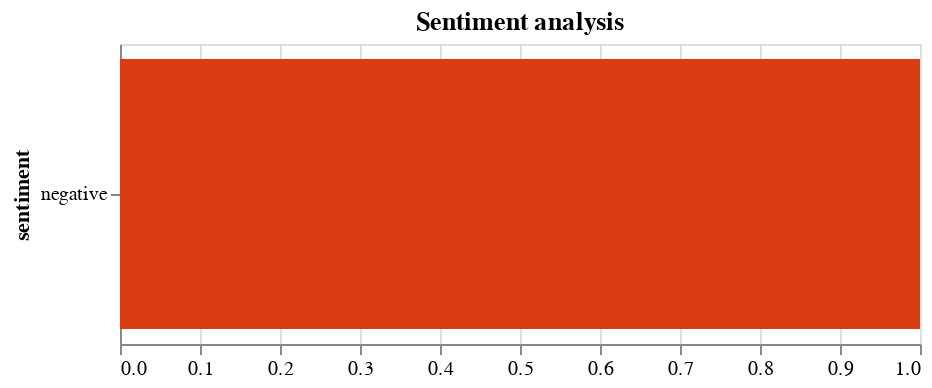

The notebook cell saved with this chart:
### Markdown cell above
### Visualize Data

### Code cell
# create data to change colors in Altair plot
domain = ['neutral', 'positive', 'negative']
range_=['#b2d8d8',"#008080", '#db3d13']


alt.Chart(df).mark_bar().encode(
    x=alt.X('count()', title=None),
    y=alt.Y('sentiment', sort="-x"),
    color= alt.Color('sentiment', legend=None, scale=alt.Scale(domain=domain, range=range_))
).properties(
    title="Sentiment analysis",
    width=400,
    height=150,
)

### Figure 1 — Vega-Lite specification as saved in the notebook (floating-point values rounded to 4 significant figures; data arrays with more than 128 entries replaced by an {"elided": "..."} marker saying what was removed)
{"config": {"view": {"continuousWidth": 400, "continuousHeight": 300}}, "data": {"name": "data-71f7341c73c9cfd512586b407e8a7ad5"}, "mark": "bar", "encoding": {"color": {"field": "sentiment", "legend": null, "scale": {"domain": ["neutral", "positive", "negative"], "range": ["#b2d8d8", "#008080", "#db3d13"]}, "type": "nominal"}, "x": {"aggregate": "count", "title": null, "type": "quantitative"}, "y": {"field": "sentiment", "sort": "-x", "type": "nominal"}}, "height": 150, "title": "Sentiment analysis", "width": 400, "$schema": "https://vega.github.io/schema/vega-lite/v4.17.0.json", "datasets": {"data-71f7341c73c9cfd512586b407e8a7ad5": [{"Unnamed: 0": 0, "Titel": "      Inside Twitter as ‘mass exodus’ of staffers throws platform’s future into uncertainty    ", "URL": "https://edition.cnn.com/2022/11/17/media/twitter-exodus-reliable-sources/index.html", "Thema": "New YorkCNN Business         —     ", "Autor": "Oliver Darcy", "Datum": "  Updated        10:35 AM EST, Fri November 18, 2022    ", "Artikeltext": "New YorkCNN Business        —          Death is in the air on Twitter.        On the platform Thursday evening, where #RIPTwitter was the top trend worldwide, users wrote what they feared might be their last posts, offering apprehensive goodbyes and listing the other (more stable) social media platforms where they can still be found.         They were reacting to the dire news emanating from inside Twitter. Scores of remaining employees at the social media company on Thursday appeared to reject owner Elon Musk’s ultimatum to work “extremely hardcore,” throwing the communications platform into utter disarray and raising serious questions about how much longer it will survive.  A version of this article first appeared in the “Reliable Sources” newsletter. Sign up for the daily digest chronicling the evolving media landscape here.      The death of Twitter would have weighty consequences, given how integral the platform is to global communications. The platform has often been compared to a digital town square. World leaders use Twitter to communicate, journalists use Twitter to newsgather, dissidents in repressive countries use Twitter to organize, celebrities and major brands use Twitter to make important announcements, and the public often uses Twitter to monitor all of it in real-time.        If the platform were to die off, or become unusable because of instability issues, no single space would immediately replace it and communications could become fractured across multiple social media websites, leading to a seismic disruption and slowdown in the flow of information.        Inside the company’s Slack, a mass resignation effectively occurred after Musk’s 5pm deadline for employees to arrive at a decision passed. Hundreds of staffers appear to have called it quits, accepting Musk’s offer to exit in exchange for three months of severance.  SpaceX owner and Tesla CEO Elon Musk speaks during a conversation with legendary game designer Todd Howard (not pictured) at the E3 gaming convention in Los Angeles, California, U.S., June 13, 2019.  Mike Blake/ReutersTwitter employees head for the exits after Elon Musk's 'extremely hardcore' work ultimatum      Employees flooded the “#social-watercooler” channel with the salute emoji, indicating that they had chosen not to sign Musk’s pledge. A similar series of events unfolded in the Slack channel earlier this month as Musk eliminated roughly 50% of the company’s then 7,500-person workforce.        A former Twitter executive, who recently exited the company, described the situation as a “mass exodus.” Asked about the situation, the former executive said, “Elon is finding out that he can’t bully top senior talent. They have lots of options and won’t put up with his antics.”        “They will struggle just to keep the lights on,” the former executive added.        That assessment was universally shared by the other half dozen current and former employees on Thursday. It was already bad enough after Musk executed mass layoffs at the company earlier this month. So bad that Twitter asked some of the people it had let go to come back just days later. The state-of-play has only become more dire since then.        In fact, Twitter management was in panic mode hours before the deadline passed, people familiar with the matter said, explaining that senior leaders were “scrambling” to convince talent to stay at the company.        Musk himself seemed to finally realize the grim state of affairs, sending an all-staff email relaxing his previously uncompromising anti-remote work position. “Regarding remote work, all that is required for approval is that your manager takes responsibility for ensuring that you are making an excellent contribution,” Musk said in the email.        It didn’t appear to do much good.         Two employees who had decided to reject Musk’s ultimatum on Thursday were quite clear in why they were doing so. “I don’t want to stick around to build a product that’s being poisoned from the inside and out,” one said, adding later that he felt good about making a decision “in line with what I stand for.”        A recently laid off employee who remains in touch with former coworkers said, “People don’t want to sacrifice their mental health and family lives to make the richest man in the world richer.”        And Twitter seemed to grasp the mess on its hands Thursday evening, sending an email to staff notifying them it has once again shuttered all of its offices and suspended employee badge access, presumably to protect its systems and data.        Twitter’s already decimated communications department didn’t respond to requests for comment. But Musk nodded to the situation in a tweet.        “How do you make a small fortune in social media?” Musk asked. “Start out with a large one.”  ", "Artikeltext_lower": "new yorkcnn business        —          death is in the air on twitter.        on the platform thursday evening, where #riptwitter was the top trend worldwide, users wrote what they feared might be their last posts, offering apprehensive goodbyes and listing the other (more stable) social media platforms where they can still be found.         they were reacting to the dire news emanating from inside twitter. scores of remaining employees at the social media company on thursday appeared to reject owner elon musk’s ultimatum to work “extremely hardcore,” throwing the communications platform into utter disarray and raising serious questions about how much longer it will survive.  a version of this article first appeared in the “reliable sources” newsletter. sign up for the daily digest chronicling the evolving media landscape here.      the death of twitter would have weighty consequences, given how integral the platform is to global communications. the platform has often been compared to a digital town square. world leaders use twitter to communicate, journalists use twitter to newsgather, dissidents in repressive countries use twitter to organize, celebrities and major brands use twitter to make important announcements, and the public often uses twitter to monitor all of it in real-time.        if the platform were to die off, or become unusable because of instability issues, no single space would immediately replace it and communications could become fractured across multiple social media websites, leading to a seismic disruption and slowdown in the flow of information.        inside the company’s slack, a mass resignation effectively occurred after musk’s 5pm deadline for employees to arrive at a decision passed. hundreds of staffers appear to have called it quits, accepting musk’s offer to exit in exchange for three months of severance.  spacex owner and tesla ceo elon musk speaks during a conversation with legendary game designer todd howard (not pictured) at the e3 gaming convention in los angeles, california, u.s., june 13, 2019.  mike blake/reuterstwitter employees head for the exits after elon musk's 'extremely hardcore' work ultimatum      employees flooded the “#social-watercooler” channel with the salute emoji, indicating that they had chosen not to sign musk’s pledge. a similar series of events unfolded in the slack channel earlier this month as musk eliminated roughly 50% of the company’s then 7,500-person workforce.        a former twitter executive, who recently exited the company, described the situation as a “mass exodus.” asked about the situation, the former executive said, “elon is finding out that he can’t bully top senior talent. they have lots of options and won’t put up with his antics.”        “they will struggle just to keep the lights on,” the former executive added.        that assessment was universally shared by the other half dozen current and former employees on thursday. it was already bad enough after musk executed mass layoffs at the company earlier this month. so bad that twitter asked some of the people it had let go to come back just days later. the state-of-play has only become more dire since then.        in fact, twitter management was in panic mode hours before the deadline passed, people familiar with the matter said, explaining that senior leaders were “scrambling” to convince talent to stay at the company.        musk himself seemed to finally realize the grim state of affairs, sending an all-staff email relaxing his previously uncompromising anti-remote work position. “regarding remote work, all that is required for approval is that your manager takes responsibility for ensuring that you are making an excellent contribution,” musk said in the email.        it didn’t appear to do much good.         two employees who had decided to reject musk’s ultimatum on thursday were quite clear in why they were doing so. “i don’t want to stick around to build a product that’s being poisoned from the inside and out,” one said, adding later that he felt good about making a decision “in line with what i stand for.”        a recently laid off employee who remains in touch with former coworkers said, “people don’t want to sacrifice their mental health and family lives to make the richest man in the world richer.”        and twitter seemed to grasp the mess on its hands thursday evening, sending an email to staff notifying them it has once again shuttered all of its offices and suspended employee badge access, presumably to protect its systems and data.        twitter’s already decimated communications department didn’t respond to requests for comment. but musk nodded to the situation in a tweet.        “how do you make a small fortune in social media?” musk asked. “start out with a large one.”  ", "Artikeltext_token": {"elided": "774 str values"}, "Artikeltext_token_s": {"elided": "448 str values"}, "Artikeltext_si": "new business death air twitter platform thursday evening riptwitter top trend worldwide users wrote feared might last posts offering apprehensive goodbyes listing stable social media platforms still found reacting dire news emanating inside twitter scores remaining employees social media company thursday appeared reject owner elon musk ultimatum work extremely hardcore throwing communications platform utter disarray raising serious questions much longer survive version article first appeared reliable sources newsletter sign daily digest chronicling evolving media landscape death twitter would weighty consequences given integral platform global communications platform often compared digital town square world leaders use twitter communicate journalists use twitter newsgather dissidents repressive countries use twitter organize celebrities major brands use twitter make important announcements public often uses twitter monitor real time platform die become unusable instability issues single space would immediately replace communications could become fractured across multiple social media websites leading seismic disruption slowdown flow information inside company slack mass resignation effectively occurred musk 5pm deadline employees arrive decision passed hundreds staffers appear called quits accepting musk offer exit exchange three months severance spacex owner tesla ceo elon musk speaks conversation legendary game designer todd howard pictured gaming convention los angeles california june 2019 mike blake reuterstwitter employees head exits elon musk extremely hardcore work ultimatum employees flooded social watercooler channel salute emoji indicating chosen sign musk pledge similar series events unfolded slack channel earlier month musk eliminated roughly company 500 person workforce former twitter executive recently exited company described situation mass exodus asked situation former executive said elon finding bully top senior talent lots options put antics struggle keep lights former executive added assessment universally shared half dozen current former employees thursday already bad enough musk executed mass layoffs company earlier month bad twitter asked people let come back days later state play become dire since fact twitter management panic mode hours deadline passed people familiar matter said explaining senior leaders scrambling convince talent stay company musk seemed finally realize grim state affairs sending staff email relaxing previously uncompromising anti remote work position regarding remote work required approval manager takes responsibility ensuring making excellent contribution musk said email appear much good two employees decided reject musk ultimatum thursday quite clear want stick around build product poisoned inside one said adding later felt good making decision line stand recently laid employee remains touch former coworkers said people want sacrifice mental health family lives make richest man world richer twitter seemed grasp mess hands thursday evening sending email staff notifying shuttered offices suspended employee badge access presumably protect systems data twitter already decimated communications department respond requests comment musk nodded situation tweet make small fortune social media musk asked start large one", "Artikeltext_sil": "new business death air twitter platform thursday evening riptwitter top trend worldwide users wrote feared might last posts offering apprehensive goodbyes listing stable social media platforms still found reacting dire news emanating inside twitter scores remaining employees social media company thursday appeared reject owner elon musk ultimatum work extremely hardcore throwing communications platform utter disarray raising serious questions much longer survive version article first appeared reliable sources newsletter sign daily digest chronicling evolving media landscape death twitter would weighty consequences given integral platform global communications platform often compared digital town square world leaders use twitter communicate journalists use twitter newsgather dissidents repressive countries use twitter organize celebrities major brands use twitter make important announcements public often uses twitter monitor real time platform die become unusable instability issues single space would immediately replace communications could become fractured across multiple social media websites leading seismic disruption slowdown flow information inside company slack mass resignation effectively occurred musk 5pm deadline employees arrive decision passed hundreds staffers appear called quits accepting musk offer exit exchange three months severance spacex owner tesla ceo elon musk speaks conversation legendary game designer todd howard pictured gaming convention los angeles california june 2019 mike blake reuterstwitter employees head exits elon musk extremely hardcore work ultimatum employees flooded social watercooler channel salute emoji indicating chosen sign musk pledge similar series events unfolded slack channel earlier month musk eliminated roughly company 500 person workforce former twitter executive recently exited company described situation mass exodus asked situation former executive said elon finding bully top senior talent lots options put antics struggle keep lights former executive added assessment universally shared half dozen current former employees thursday already bad enough musk executed mass layoffs company earlier month bad twitter asked people let come back days later state play become dire since fact twitter management panic mode hours deadline passed people familiar matter said explaining senior leaders scrambling convince talent stay company musk seemed finally realize grim state affairs sending staff email relaxing previously uncompromising anti remote work position regarding remote work required approval manager takes responsibility ensuring making excellent contribution musk said email appear much good two employees decided reject musk ultimatum thursday quite clear want stick around build product poisoned inside one said adding later felt good making decision line stand recently laid employee remains touch former coworkers said people want sacrifice mental health family lives make richest man world richer twitter seemed grasp mess hands thursday evening sending email staff notifying shuttered offices suspended employee badge access presumably protect systems data twitter already decimated communications department respond requests comment musk nodded situation tweet make small fortune social media musk asked start large one", "neg": 0.125, "neu": 0.76, "pos": 0.115, "compound": -0.8847, "sentiment": "negative"}]}}
